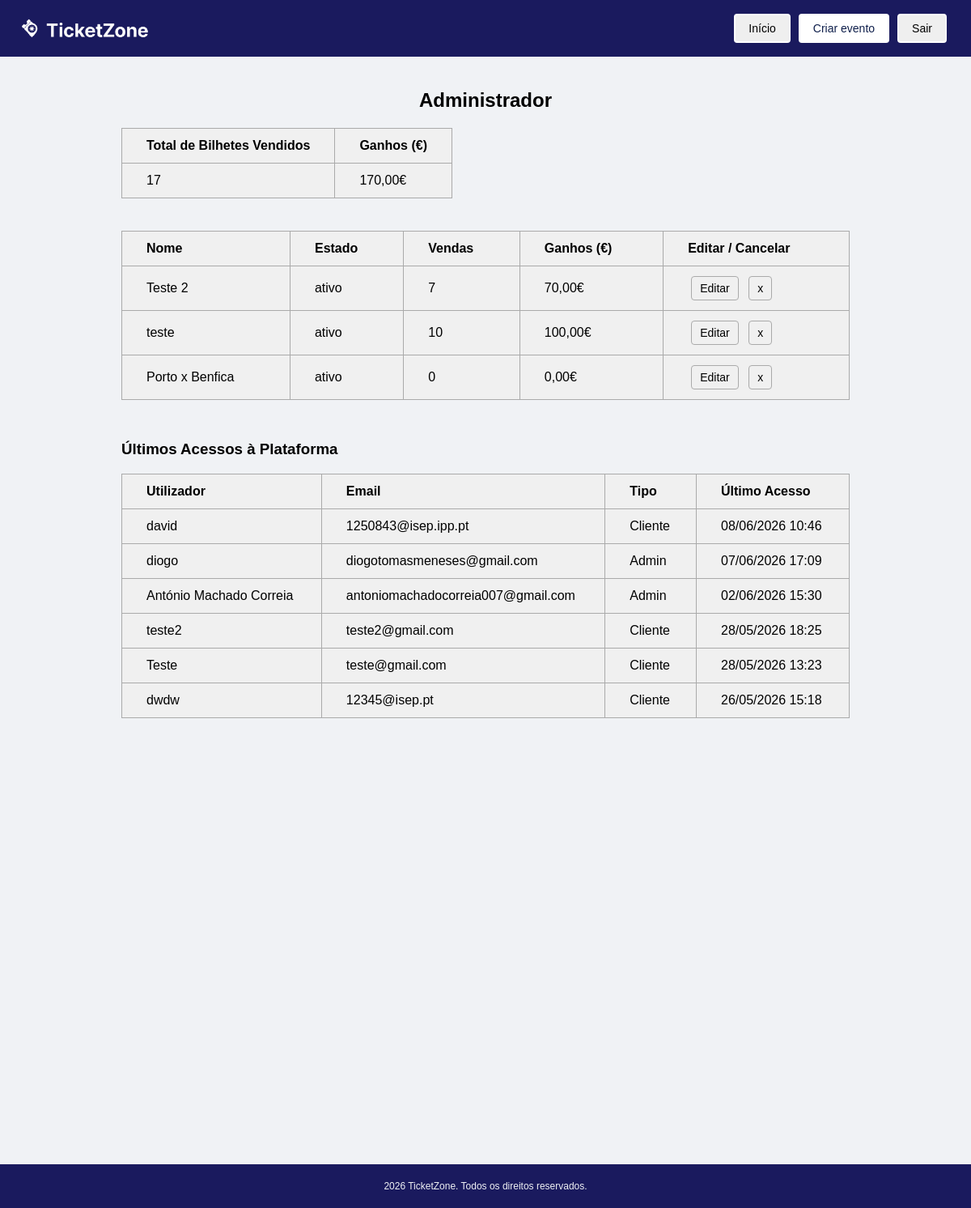
The page /admin.php (signed in) on the database as committed earlier.
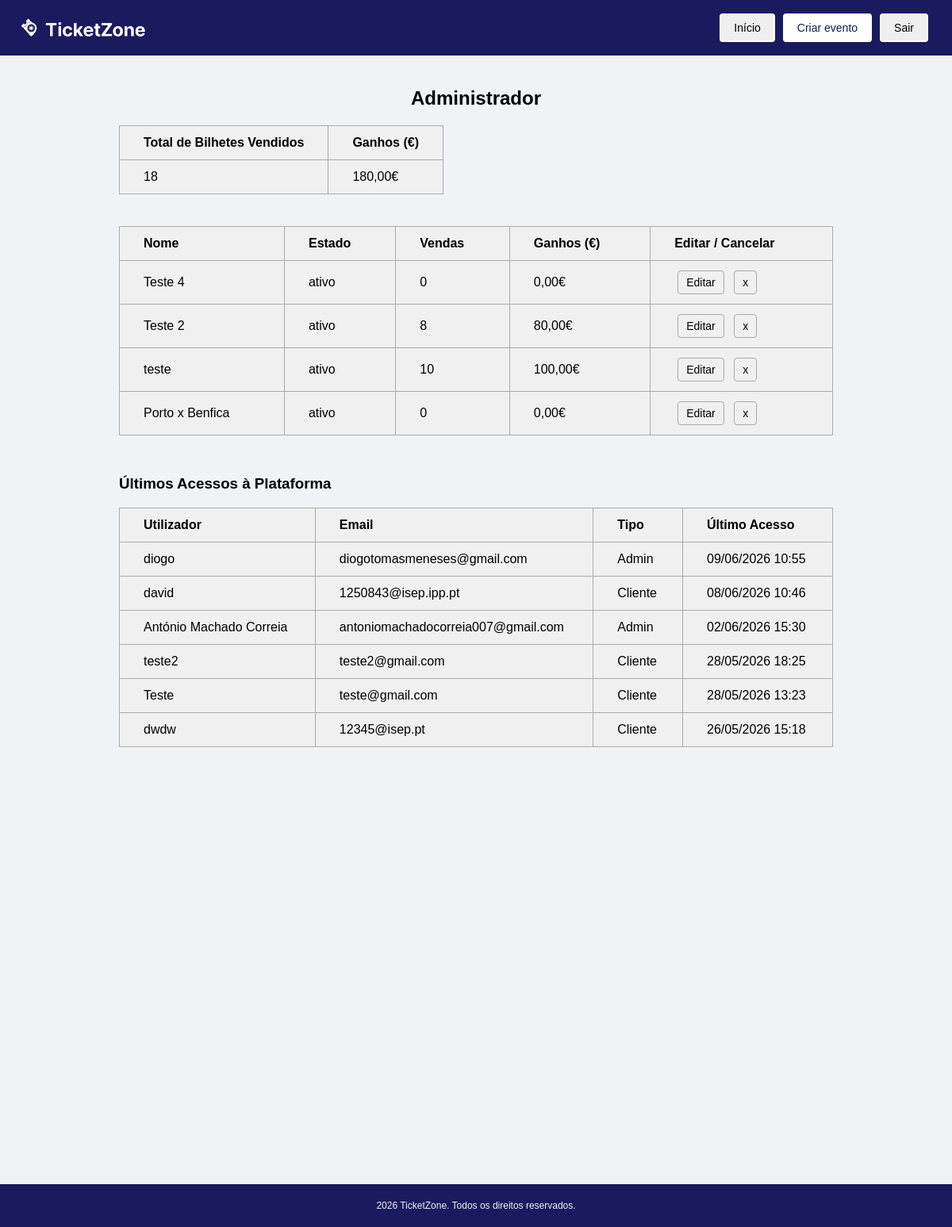
The same page on the database as committed later.
### tables this page shows
CREATE TABLE eventos (
        id INTEGER PRIMARY KEY AUTOINCREMENT,
        nome TEXT NOT NULL,
        descricao TEXT,
        data_inicio TEXT NOT NULL,
        data_fim TEXT NOT NULL,
        local TEXT NOT NULL,
        imagem TEXT,
        estado TEXT DEFAULT 'ativo' CHECK(estado IN ('ativo', 'cancelado')),
        id_categoria INTEGER,
        id_admin INTEGER,
        FOREIGN KEY (id_categoria) REFERENCES categorias(id),
        FOREIGN KEY (id_admin) REFERENCES utilizadores(id)
    );

CREATE TABLE utilizadores (
        id INTEGER PRIMARY KEY AUTOINCREMENT,
        username TEXT NOT NULL UNIQUE,
        email TEXT NOT NULL UNIQUE,
        password_hash TEXT NOT NULL,
        tipo TEXT NOT NULL CHECK(tipo IN ('cliente', 'admin')),
        data_registo TEXT DEFAULT CURRENT_TIMESTAMP,
        ultimo_acesso TEXT
    );

### scripts/carregar_eventos.php (called while the page is built, shortened)
<?php
$db = new SQLite3(__DIR__ . '/../ticketzone.db');
$query = "
    SELECT
        e.id,
        e.nome,
        e.estado,
        COALESCE(SUM(ic.quantidade), 0)                    AS total_bilhetes,
        COALESCE(SUM(ic.quantidade * ic.preco_unitario), 0) AS total_ganhos
    FROM eventos e
    LEFT JOIN tipos_bilhete tb ON tb.id_evento = e.id
    LEFT JOIN itens_compra ic  ON ic.id_tipo_bilhete = tb.id
    LEFT JOIN compras c        ON c.id = ic.id_compra AND c.estado = 'concluida'
    GROUP BY e.id, e.nome, e.estado
    ORDER BY e.id DESC
";
$resultado = $db->query($query);
$eventos = [];
while ($linha = $resultado->fetchArray(SQLITE3_ASSOC)) {
    $eventos[] = $linha;
}
?>

### scripts/carregar_entradas.php (called while the page is built, shortened)
<?php
$db = new SQLite3(__DIR__ . '/../ticketzone.db');
$query = "
    SELECT
        username,
        email,
        tipo,
        ultimo_acesso
    FROM utilizadores
    WHERE ultimo_acesso IS NOT NULL
    ORDER BY ultimo_acesso DESC
    LIMIT 50
";
$resultado = $db->query($query);
$entradas = [];
while ($linha = $resultado->fetchArray(SQLITE3_ASSOC)) {
    $entradas[] = $linha;
}
?>

### admin.php (the view, shortened to what the changed rows need)
<?php
require_once __DIR__ . '/scripts/carregar_eventos.php';
require_once __DIR__ . '/scripts/carregar_entradas.php';
$total_bilhetes_geral = 0;
$total_ganhos_geral   = 0;
foreach ($eventos as $evento) {
    $total_bilhetes_geral += $evento['total_bilhetes'];
    $total_ganhos_geral   += $evento['total_ganhos'];
}
?>
<!DOCTYPE html>
<html lang="pt">
<head>
    <link rel="stylesheet" href="styles/admin.css" />
</head>
<body>
    <main>
        <h2>Administrador</h2>
        <div class="resumo">
            <table>
                <thead>
                    <tr>
                        <th>Total de Bilhetes Vendidos</th>
                        <th>Ganhos (€)</th>
                    </tr>
                </thead>
                <tbody>
                    <tr>
                        <td><?= number_format($total_bilhetes_geral, 0, ',', '.') ?></td>
                        <td><?= number_format($total_ganhos_geral,   2, ',', '.') ?>€</td>
                    </tr>
                </tbody>
            </table>
        </div>
        <table class="eventos">
            <thead>
                <tr>
                    <th>Nome</th>
                    <th>Estado</th>
                    <th>Vendas</th>
                    <th>Ganhos (€)</th>
                    <th>Editar / Cancelar</th>
                </tr>
            </thead>
            <tbody>
                <?php if (empty($eventos)): ?>
                    <tr>
                        <td colspan="5" style="text-align: center; color: #888;">
                            Nenhum evento encontrado.
                        </td>
                    </tr>
                <?php else: ?>
                    <?php foreach ($eventos as $evento): ?>
                        <tr>
                            <td><?= htmlspecialchars($evento['nome']) ?></td>
                            <td><?= htmlspecialchars($evento['estado']) ?></td>
                            <td><?= number_format($evento['total_bilhetes'], 0, ',', '.') ?></td>
                            <td><?= number_format($evento['total_ganhos'],   2, ',', '.') ?>€</td>
                            <td>
                                <button class="botao-editar"
                                        onclick="location.href='eventos.php?id=<?= $evento['id'] ?>'">
                                    Editar
                                </button>
                                <button class="botao-cancelar"
                                        onclick="location.href='cancelar_evento.php?id=<?= $evento['id'] ?>'">
                                    x
                                </button>
                            </td>
                        </tr>
                    <?php endforeach; ?>
                <?php endif; ?>
            </tbody>
        </table>
        <table class="eventos">
            <thead>
                <tr>
                    <th>Utilizador</th>
                    <th>Email</th>
                    <th>Tipo</th>
                    <th>Último Acesso</th>
                </tr>
            </thead>
            <tbody>
                <?php if (empty($entradas)): ?>
                    <tr>
                        <td colspan="4" style="text-align: center; color: #888;">
                            Nenhum acesso registado.
                        </td>
                    </tr>
                <?php else: ?>
                    <?php foreach ($entradas as $entrada): ?>
                        <tr>
                            <td><?= htmlspecialchars($entrada['username']) ?></td>
                            <td><?= htmlspecialchars($entrada['email']) ?></td>
                            <td><?= ucfirst(htmlspecialchars($entrada['tipo'])) ?></td>
                            <td>
                                <?php
                                    $timestamp = strtotime($entrada['ultimo_acesso']);
                                    echo date('d/m/Y H:i', $timestamp);
                                ?>
                            </td>
                        </tr>
                    <?php endforeach; ?>
                <?php endif; ?>
            </tbody>
        </table>
    </main>
</body>
</html>

Rows that differ between the two databases and show on the page:
added eventos: nome "Teste 4", estado "ativo", total_bilhetes "0", total_ganhos "0,00"
computed for eventos "Teste 2": total_bilhetes "7" → "8"; total_ganhos "70,00" → "80,00"
changed utilizadores "diogo": ultimo_acesso "07/06/2026 17:09" → "09/06/2026 10:55"; moves up the list
Other text that changed with them:
$total_bilhetes_geral: "17" → "18"
$total_ganhos_geral: "170,00" → "180,00"
